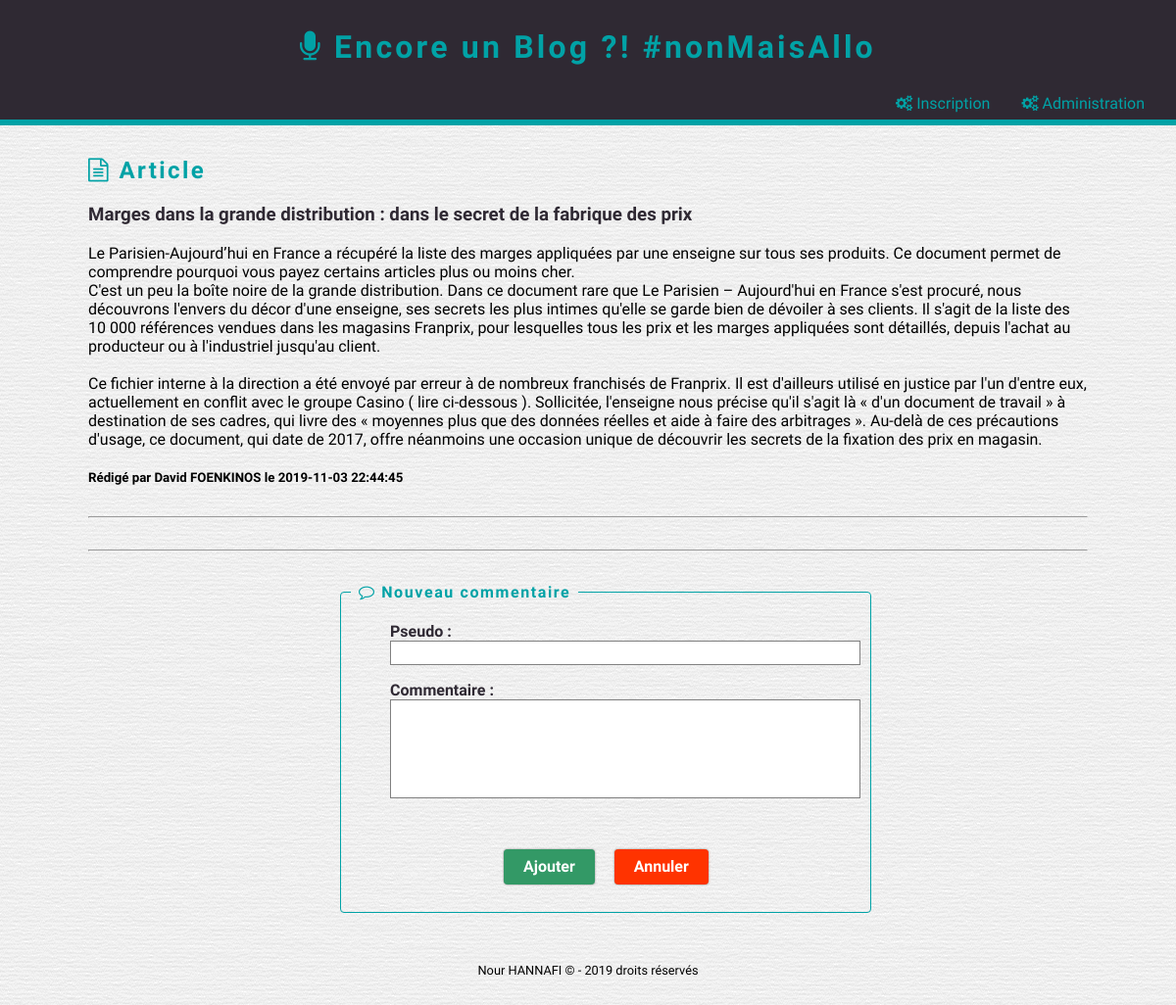
Page /show_post.php?id=5 on the committed database.
### tables this page shows
CREATE TABLE IF NOT EXISTS `post` (
  `Id` smallint(5) UNSIGNED NOT NULL AUTO_INCREMENT,
  `Title` varchar(255) NOT NULL,
  `Contents` text NOT NULL,
  `CreationTimestamp` datetime NOT NULL,
  `Author_Id` tinyint(3) UNSIGNED DEFAULT NULL,
  `Category_Id` tinyint(3) UNSIGNED DEFAULT NULL,
  PRIMARY KEY (`Id`),
  UNIQUE KEY `Title` (`Title`),
  KEY `CreationTimestamp` (`CreationTimestamp`),
  KEY `Author_Id` (`Author_Id`),
  KEY `Category_Id` (`Category_Id`)
);

CREATE TABLE IF NOT EXISTS `author` (
  `Id` tinyint(3) UNSIGNED NOT NULL AUTO_INCREMENT,
  `FirstName` varchar(50) NOT NULL,
  `LastName` varchar(50) NOT NULL,
  PRIMARY KEY (`Id`)
);

### src/show_post.php (called while the page is built, shortened)
<?php
    include 'application/bdd_connection.php';
    $query =
    '
        SELECT
            Post.Id,
            Title,
            Contents,
            CreationTimestamp,
            FirstName,
            LastName
        FROM
            Post
        INNER JOIN
            Author
        ON
            Post.Author_Id = Author.Id
        WHERE
            Post.Id = ?
    ';
    $resultSet = $pdo->prepare($query);
    $resultSet->execute([$_GET['id']]);
    $post = $resultSet->fetch();
    include 'layout.phtml';

### src/show_post.phtml (the view, shortened to what this page needs)
<h2><i class="fa fa-file-text-o"></i> Article</h2>
<section class="post">
    <h3><?= htmlspecialchars($post['Title']) ?></h3>
    <article><?= nl2br(htmlspecialchars($post['Contents'])) ?></article>
    <h5>
        Rédigé par <?= htmlspecialchars($post['FirstName']) ?> <?= htmlspecialchars($post['LastName']) ?>
        le <?= htmlspecialchars($post['CreationTimestamp']) ?>
    </h5>
</section>
<hr>
<hr>
<form class="generic-form" action="add_comment.php" method="POST">
    <fieldset>
        <legend><i class="fa fa-comment-o"></i> Nouveau commentaire</legend>
        <ul>
            <li>
                <label for="nickName">Pseudo :</label>
                <input type="text" id="nickName" name="nickName">
            </li>
            <li>
                <label class="textarea" for="contents">Commentaire :</label>
                <textarea id="contents" name="contents" rows="5"></textarea>
            </li>
            <li>
                <button class="button button-primary" type="submit">Ajouter</button>
                <a class="button button-cancel" href="index.php">Annuler</a>
            </li>
        </ul>
    </fieldset>
</form>

### src/css/blog-main.css (style rules this page uses)
* { box-sizing: border-box; }
a { text-decoration: none; }
form { margin-top: 2em; }
form fieldset { border-radius: 4px; }
form fieldset legend { padding: 0 0.5em; }
hr { margin-bottom: 2em; margin-top: 2em; }

### src/css/blog-theme.css (style rules this page uses)
a { color: #01A2A6; transition: all 0.25s; }
body { background: url('../images/theme/paper.png') repeat; font-family: 'Dosis', sans-serif; }
h1, h2 { color: #01A2A6; letter-spacing: 0.1em; }
.post { list-style-type: none; }
.post h3 { color: #2F2933; }

### src/css/ui-button.css (style rules this page uses)
.button { display: inline-block; padding: 0.375em 1.25em; border: none; border-radius: 4px; box-shadow: 0 0 2px 0 rgba(0, 0, 0, 0.5); font-weight: bold; line-height: 1.5em; text-decoration: none; transition: background-color 0.25s, box-shadow 0.25s; }
.button + .button { margin-left: 1em; }
.button-cancel { background-color: #FF3300; color: white; }
.button-primary { background-color: #339966; color: white; }

### src/css/ui-form.css (style rules this page uses)
.generic-form { margin: 0 auto; width: 50%; }
.generic-form fieldset { border-color: #01A2A6; }
.generic-form fieldset legend { color: #01A2A6; font-weight: bold; letter-spacing: 0.1em; }
.generic-form input[type="password"], .generic-form input[type="text"], .generic-form select, .generic-form textarea { padding: 2px; border: 1px solid grey; transition: background-color 0.33s; }
.generic-form input[type="password"], .generic-form input[type="text"], .generic-form select, .generic-form textarea { width: 30em; }
.generic-form textarea { resize: none; }
.generic-form ul { list-style-type: none; }
.generic-form ul li { margin: 1em 0; }
.generic-form ul li:last-child { margin-left: 116px; margin-top: 3em; }
.generic-form ul li label { display: inline-block; color: #2F2933; font-weight: bold; }
.generic-form ul li label.textarea { vertical-align: top; }
.generic-form ul li label { width: 112px; }

### rows in the picture
post: Title "Marges dans la grande distribution : dans le secret de la fabrique des prix", Contents "Le Parisien-Aujourd’hui en France a récupéré la liste des marges appliquées par une enseigne sur tous ses produits. Ce document permet de comprendre pourquoi vous payez certains articles plus ou moins cher. C'est un peu la boîte noire de la grande distribution. Dans ce document rare que Le Parisien – Aujourd'hui en France s'est procuré, nous découvrons l'envers du décor d'une enseigne, ses secrets les plus intimes qu'elle se garde bien de dévoiler à ses clients. Il s'agit de la liste des 10 000 références vendues dans les magasins Franprix, pour lesquelles tous les prix et les marges appliquées sont détaillés, depuis l'achat au producteur ou à l'industriel jusqu'au client. Ce fichier…", Author_Id.FirstName "David", Author_Id.LastName "FOENKINOS", CreationTimestamp "2019-11-03 22:44:45"
